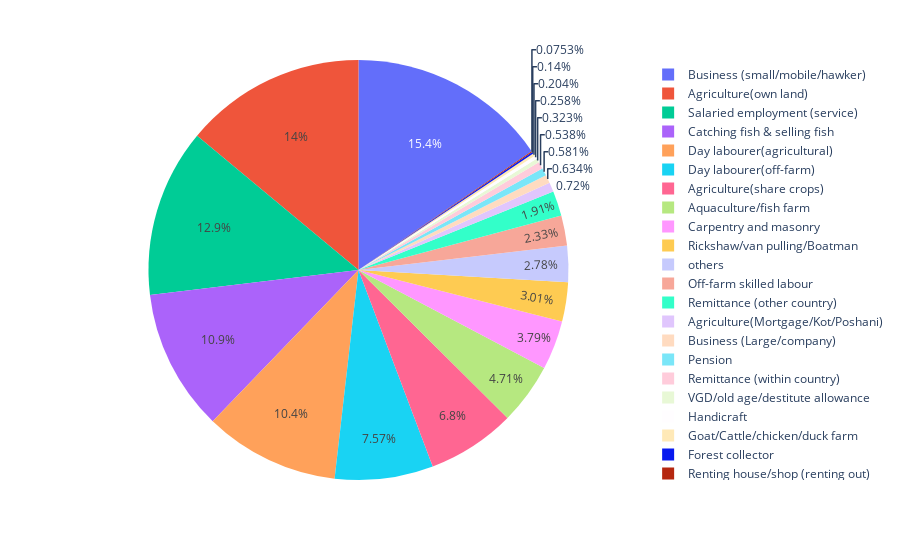

The notebook cell this image was saved under:
### Code cell
# Distribution of occpations
counts = pd.DataFrame(summary["H06"].value_counts())

fig = px.pie(counts, values="H06", names=counts.index)
fig

### Figure 1 — Plotly figure (JSON) as saved in the notebook; plotly's stock layout.template omitted (floating-point values rounded to 4 significant figures)
{"data": [{"domain": {"x": [0, 1], "y": [0, 1]}, "hovertemplate": "index=%{label}<br>H06=%{value}<extra></extra>", "labels": ["Business (small/mobile/hawker)", "Agriculture(own land)", "Salaried employment (service)", "Catching fish & selling fish", "Day labourer(agricultural)", "Day labourer(off-farm)", "Agriculture(share crops)", "Aquaculture/fish farm", "Carpentry and masonry", "Rickshaw/van pulling/Boatman", "others", "Off-farm skilled labour", "Remittance (other country)", "Agriculture(Mortgage/Kot/Poshani)", "Business (Large/company)", "Pension", "Remittance (within country)", "VGD/old age/destitute allowance", "Handicraft", "Goat/Cattle/chicken/duck farm", "Forest collector", "Renting house/shop (renting out)"], "legendgroup": "", "name": "", "showlegend": true, "type": "pie", "values": [1435, 1298, 1204, 1013, 967, 704, 633, 438, 353, 280, 259, 217, 178, 67, 59, 54, 50, 30, 24, 19, 13, 7]}], "layout": {"legend": {"tracegroupgap": 0}, "margin": {"t": 60}}}
